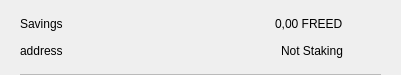
<?xml version="1.0" encoding="UTF-8"?>
<ui version="4.0">
 <class>CSRow</class>
 <widget class="QWidget" name="CSRow">
  <property name="geometry">
   <rect>
    <x>0</x>
    <y>0</y>
    <width>401</width>
    <height>75</height>
   </rect>
  </property>
  <property name="windowTitle">
   <string>Form</string>
  </property>
  <layout class="QVBoxLayout" name="verticalLayout">
   <property name="spacing">
    <number>0</number>
   </property>
   <property name="leftMargin">
    <number>20</number>
   </property>
   <property name="topMargin">
    <number>10</number>
   </property>
   <property name="rightMargin">
    <number>20</number>
   </property>
   <property name="bottomMargin">
    <number>0</number>
   </property>
   <item>
    <widget class="QWidget" name="info" native="true">
     <property name="minimumSize">
      <size>
       <width>0</width>
       <height>0</height>
      </size>
     </property>
     <layout class="QHBoxLayout" name="horizontalLayout_3">
      <property name="leftMargin">
       <number>0</number>
      </property>
      <property name="topMargin">
       <number>0</number>
      </property>
      <property name="rightMargin">
       <number>0</number>
      </property>
      <property name="bottomMargin">
       <number>10</number>
      </property>
      <item>
       <widget class="QWidget" name="container" native="true">
        <property name="minimumSize">
         <size>
          <width>0</width>
          <height>0</height>
         </size>
        </property>
        <layout class="QVBoxLayout" name="verticalLayout_2">
         <property name="spacing">
          <number>0</number>
         </property>
         <property name="leftMargin">
          <number>0</number>
         </property>
         <property name="topMargin">
          <number>0</number>
         </property>
         <property name="rightMargin">
          <number>0</number>
         </property>
         <property name="bottomMargin">
          <number>0</number>
         </property>
         <item>
          <layout class="QHBoxLayout" name="horizontalLayout">
           <item>
            <widget class="QLabel" name="labelName">
             <property name="toolTip">
              <string notr="true"/>
             </property>
             <property name="text">
              <string>Savings</string>
             </property>
            </widget>
           </item>
           <item>
            <spacer name="horizontalSpacer">
             <property name="orientation">
              <enum>Qt::Horizontal</enum>
             </property>
             <property name="sizeHint" stdset="0">
              <size>
               <width>40</width>
               <height>20</height>
              </size>
             </property>
            </spacer>
           </item>
           <item>
            <widget class="QLabel" name="labelAmount">
             <property name="text">
              <string>0,00 FREED</string>
             </property>
            </widget>
           </item>
          </layout>
         </item>
         <item>
          <layout class="QHBoxLayout" name="horizontalLayout_2">
           <item>
            <widget class="QLabel" name="labelAddress">
             <property name="toolTip">
              <string notr="true"/>
             </property>
             <property name="text">
              <string>address</string>
             </property>
            </widget>
           </item>
           <item>
            <spacer name="horizontalSpacer_2">
             <property name="orientation">
              <enum>Qt::Horizontal</enum>
             </property>
             <property name="sizeHint" stdset="0">
              <size>
               <width>40</width>
               <height>20</height>
              </size>
             </property>
            </spacer>
           </item>
           <item>
            <widget class="QLabel" name="labelStaking">
             <property name="text">
              <string>Not Staking</string>
             </property>
            </widget>
           </item>
          </layout>
         </item>
        </layout>
       </widget>
      </item>
      <item alignment="Qt::AlignHCenter|Qt::AlignVCenter">
       <widget class="QPushButton" name="pushButtonMenu">
        <property name="minimumSize">
         <size>
          <width>24</width>
          <height>24</height>
         </size>
        </property>
        <property name="maximumSize">
         <size>
          <width>32</width>
          <height>32</height>
         </size>
        </property>
        <property name="focusPolicy">
         <enum>Qt::NoFocus</enum>
        </property>
        <property name="styleSheet">
         <string notr="true">border:none; background-color:transparent;</string>
        </property>
        <property name="text">
         <string/>
        </property>
        <property name="icon">
         <iconset>
          <normaloff>://ic-menu-hover</normaloff>://ic-menu-hover</iconset>
        </property>
        <property name="iconSize">
         <size>
          <width>24</width>
          <height>24</height>
         </size>
        </property>
       </widget>
      </item>
     </layout>
    </widget>
   </item>
   <item>
    <widget class="QLabel" name="lblDivisory">
     <property name="minimumSize">
      <size>
       <width>0</width>
       <height>1</height>
      </size>
     </property>
     <property name="maximumSize">
      <size>
       <width>16777215</width>
       <height>1</height>
      </size>
     </property>
     <property name="styleSheet">
      <string notr="true">background-color:#bababa;</string>
     </property>
     <property name="text">
      <string/>
     </property>
     <property name="alignment">
      <set>Qt::AlignBottom|Qt::AlignLeading|Qt::AlignLeft</set>
     </property>
    </widget>
   </item>
  </layout>
 </widget>
 <resources/>
 <connections/>
</ui>
